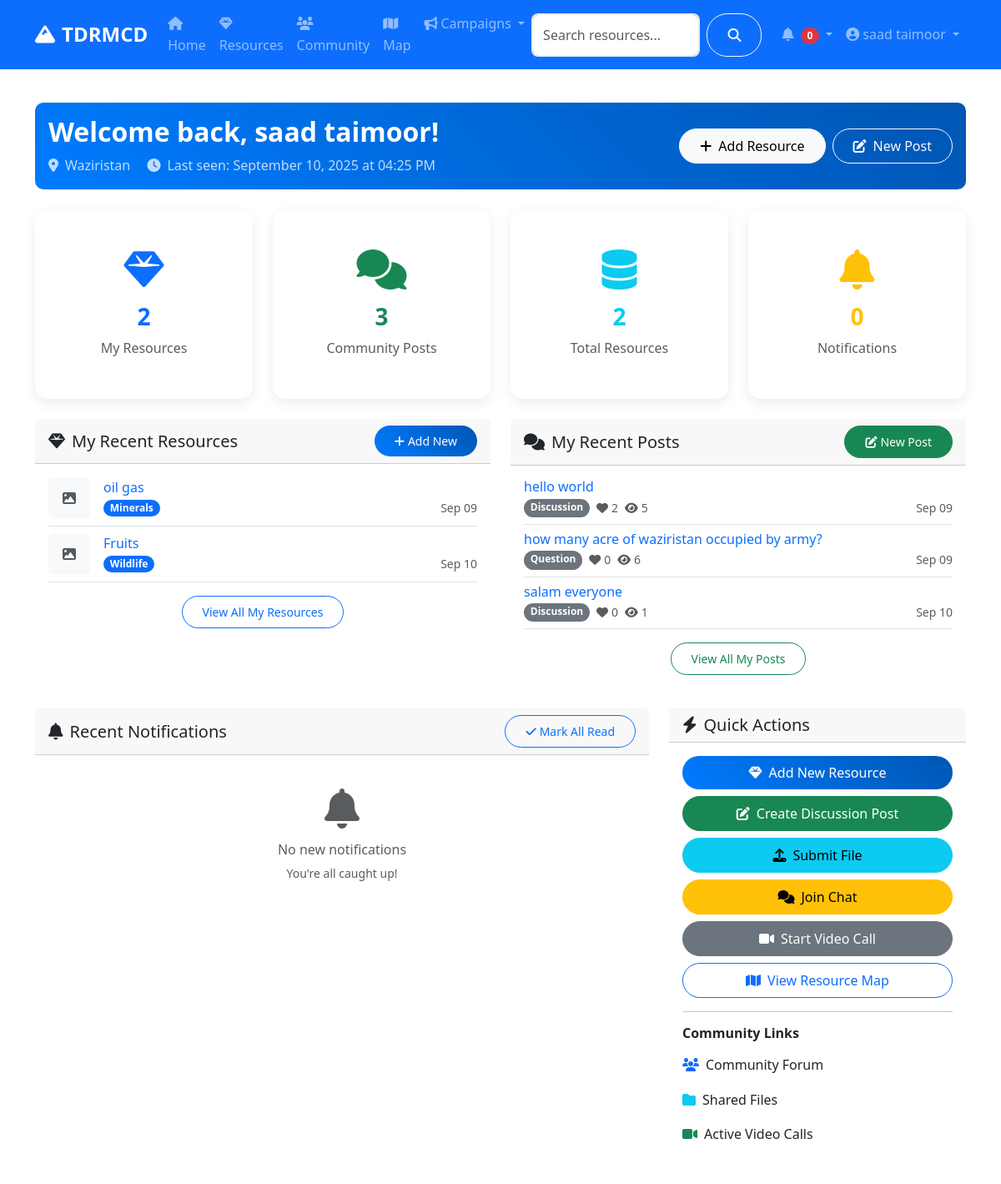
/dashboard (signed in, upper part), run on an earlier commit of the app's database.
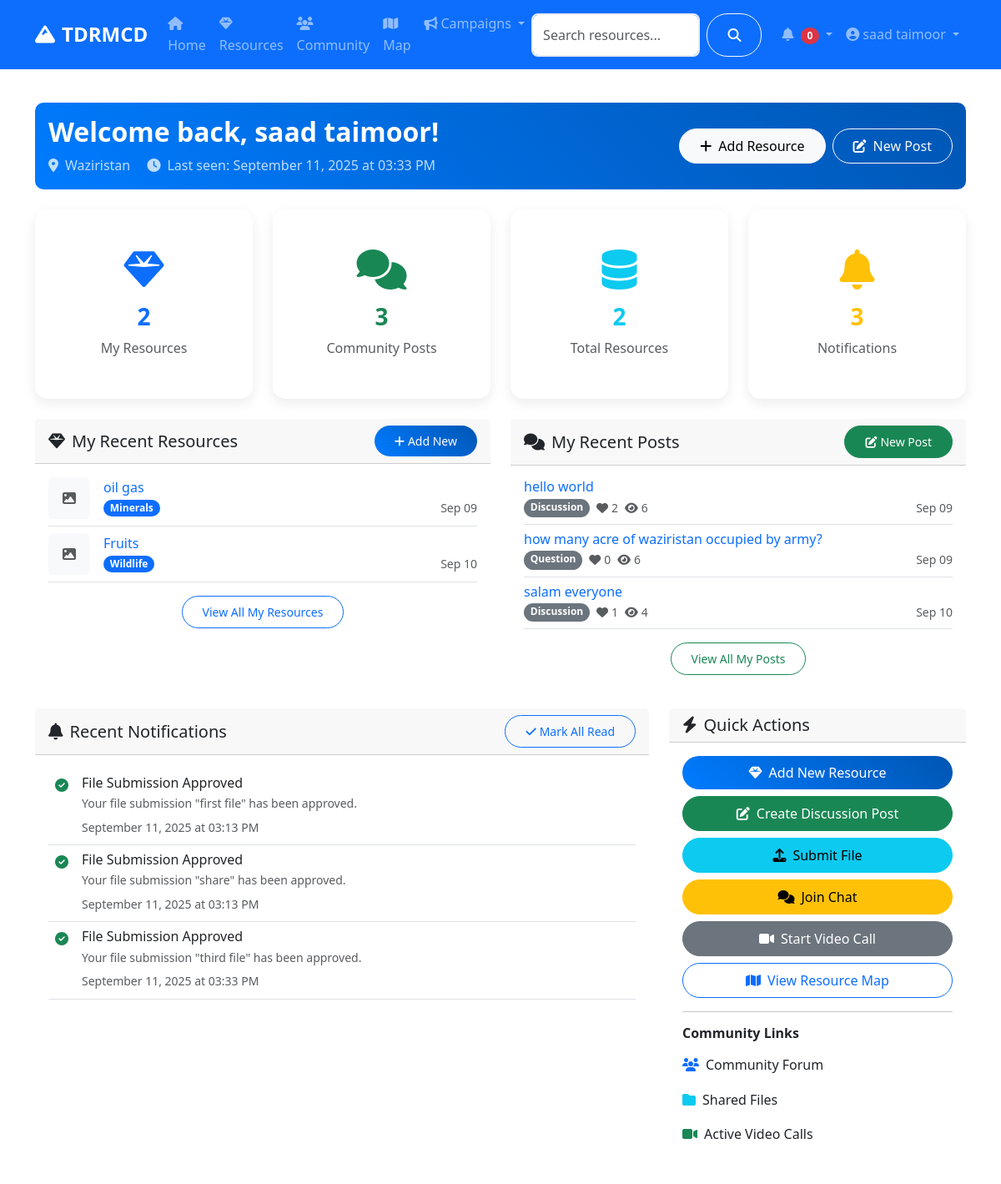
And on a later commit of the database.
### models.py (models this page shows, shortened)
class User(UserMixin, db.Model):
    id = db.Column(db.Integer, primary_key=True)
    username = db.Column(db.String(80), unique=True, nullable=False)
    email = db.Column(db.String(120), unique=True, nullable=False)
    password_hash = db.Column(db.String(120), nullable=False)
    first_name = db.Column(db.String(50), nullable=False)
    last_name = db.Column(db.String(50), nullable=False)
    role = db.Column(db.String(20), default='user')  # user, admin, researcher
    location = db.Column(db.String(100))
    bio = db.Column(db.Text)
    avatar = db.Column(db.String(200), default='default.jpg')
    is_active = db.Column(db.Boolean, default=True)
    created_at = db.Column(db.DateTime, default=datetime.utcnow)
    last_seen = db.Column(db.DateTime, default=datetime.utcnow)
    resources = db.relationship('Resource', backref='author', lazy='dynamic')
    posts = db.relationship('CommunityPost', backref='author', lazy='dynamic')
    chat_messages = db.relationship('ChatMessage', backref='sender', lazy='dynamic')
    file_submissions = db.relationship(
        'FileSubmission',
        foreign_keys='FileSubmission.submitter_id',
        backref='submitter',
        lazy='dynamic'
    )
    reviewed_submissions = db.relationship(
        'FileSubmission',
        foreign_keys='FileSubmission.reviewed_by',
        backref='reviewer_user',
        lazy='dynamic'
    )
    notifications = db.relationship('Notification', backref='user', lazy='dynamic')
    def get_full_name(self):
        return f"{self.first_name} {self.last_name}"
    def is_admin(self):
        return self.role == 'admin'

class Resource(db.Model):
    id = db.Column(db.Integer, primary_key=True)
    title = db.Column(db.String(200), nullable=False)
    description = db.Column(db.Text, nullable=False)
    category = db.Column(db.String(50), nullable=False)  # minerals, agriculture, wildlife, cultural
    subcategory = db.Column(db.String(50))  # gas, copper, coal, wheat, etc.
    location = db.Column(db.String(200))
    latitude = db.Column(db.Float)
    longitude = db.Column(db.Float)
    economic_value = db.Column(db.String(100))
    sustainability_info = db.Column(db.Text)
    image_url = db.Column(db.String(200))
    status = db.Column(db.String(20), default='active')  # active, inactive, under_review
    author_id = db.Column(db.Integer, db.ForeignKey('user.id'), nullable=False)
    created_at = db.Column(db.DateTime, default=datetime.utcnow)
    updated_at = db.Column(db.DateTime, default=datetime.utcnow, onupdate=datetime.utcnow)

class CommunityPost(db.Model):
    id = db.Column(db.Integer, primary_key=True)
    title = db.Column(db.String(200), nullable=False)
    content = db.Column(db.Text, nullable=False)
    category = db.Column(db.String(50), nullable=False)  # discussion, question, announcement
    tags = db.Column(db.String(200))
    image_url = db.Column(db.String(200))
    likes = db.Column(db.Integer, default=0)
    views = db.Column(db.Integer, default=0)
    author_id = db.Column(db.Integer, db.ForeignKey('user.id'), nullable=False)
    created_at = db.Column(db.DateTime, default=datetime.utcnow)
    updated_at = db.Column(db.DateTime, default=datetime.utcnow, onupdate=datetime.utcnow)
    comments = db.relationship('Comment', backref='post', lazy='dynamic', cascade='all, delete-orphan')
    likes_relation = db.relationship('PostLike', backref='post', lazy='dynamic', cascade='all, delete-orphan')

class Notification(db.Model):
    id = db.Column(db.Integer, primary_key=True)
    title = db.Column(db.String(200), nullable=False)
    message = db.Column(db.Text, nullable=False)
    notification_type = db.Column(db.String(50), nullable=False)  # info, warning, success, error
    user_id = db.Column(db.Integer, db.ForeignKey('user.id'), nullable=False)
    is_read = db.Column(db.Boolean, default=False)
    created_at = db.Column(db.DateTime, default=datetime.utcnow)

### routes/main.py (the view)
@main_bp.route('/dashboard')
@login_required
def dashboard():
    user_resources = current_user.resources.limit(5).all()
    user_posts = current_user.posts.limit(5).all()
    notifications = current_user.notifications.filter_by(is_read=False).limit(10).all()
    stats = {
        'total_resources': Resource.query.filter_by(status='active').count(),
        'user_resources': current_user.resources.count(),
        'user_posts': current_user.posts.count(),
        'unread_notifications': current_user.notifications.filter_by(is_read=False).count()
    }
    return render_template('main/dashboard.html',
                         user_resources=user_resources,
                         user_posts=user_posts,
                         notifications=notifications,
                         stats=stats)

### app.py (called while the page is built)
@login_manager.user_loader
def load_user(user_id):
    return User.query.get(int(user_id))

### templates/main/dashboard.html (shortened to what the changed rows need)
{% extends "base.html" %}
{% block content %}
<div class="container py-4">
    <div class="row">
        <div class="col-12 mb-4">
            <div class="card bg-gradient-primary text-white">
                <div class="card-body">
                    <div class="row align-items-center">
                        <div class="col-md-8">
                            <h2 class="fw-bold mb-2">Welcome back, {{ current_user.get_full_name() }}!</h2>
                            <p class="mb-0 opacity-75">
                                {% if current_user.location %}
                                    <i class="fas fa-map-marker-alt me-2"></i>{{ current_user.location }}
                                {% endif %}
                                <span class="ms-3">
                                    <i class="fas fa-clock me-2"></i>Last seen: {{ current_user.last_seen.strftime('%B %d, %Y at %I:%M %p') }}
                                </span>
                            </p>
                        </div>
                    </div>
                </div>
            </div>
        </div>
        <div class="col-lg-3 col-md-6 mb-4">
            <div class="card stat-card text-center">
                <div class="card-body">
                    <i class="fas fa-bell fa-3x text-warning mb-3"></i>
                    <h3 class="fw-bold text-warning">{{ stats.unread_notifications }}</h3>
                    <p class="text-muted mb-0">Notifications</p>
                </div>
            </div>
        </div>
    </div>
    <div class="row">
        <div class="col-lg-6 mb-4">
            <div class="card">
                <div class="card-body">
                    {% if user_resources %}
                        {% for resource in user_resources %}
                        <div class="d-flex align-items-center border-bottom pb-2 mb-2">
                            <div class="flex-shrink-0 me-3">
                                {% if resource.image_url %}
                                <img src="{{ url_for('static', filename='uploads/' + resource.image_url) }}"
                                     alt="{{ resource.title }}" class="rounded" style="width: 50px; height: 50px; object-fit: cover;">
                                {% else %}
                                <div class="bg-light rounded d-flex align-items-center justify-content-center" style="width: 50px; height: 50px;">
                                    <i class="fas fa-image text-muted"></i>
                                </div>
                                {% endif %}
                            </div>
                            <div class="flex-grow-1">
                                <h6 class="mb-1">
                                    <a href="{{ url_for('resources.detail', id=resource.id) }}" class="text-decoration-none">
                                        {{ resource.title }}
                                    </a>
                                </h6>
                                <div class="d-flex justify-content-between align-items-center">
                                    <span class="badge bg-primary">{{ resource.category.title() }}</span>
                                    <small class="text-muted">{{ resource.created_at.strftime('%b %d') }}</small>
                                </div>
                            </div>
                        </div>
                        {% endfor %}
                    {% endif %}
                </div>
            </div>
        </div>
        <div class="col-lg-6 mb-4">
            <div class="card">
                <div class="card-body">
                    {% if user_posts %}
                        {% for post in user_posts %}
                        <div class="border-bottom pb-2 mb-2">
                            <h6 class="mb-1">
                                <a href="{{ url_for('community.post_detail', id=post.id) }}" class="text-decoration-none">
                                    {{ post.title }}
                                </a>
                            </h6>
                            <div class="d-flex justify-content-between align-items-center">
                                <div class="d-flex gap-2">
                                    <span class="badge bg-secondary">{{ post.category.title() }}</span>
                                    <small class="text-muted">
                                        <i class="fas fa-heart me-1"></i>{{ post.likes }}
                                    </small>
                                    <small class="text-muted">
                                        <i class="fas fa-eye me-1"></i>{{ post.views }}
                                    </small>
                                </div>
                                <small class="text-muted">{{ post.created_at.strftime('%b %d') }}</small>
                            </div>
                        </div>
                        {% endfor %}
                    {% endif %}
                </div>
            </div>
        </div>
    </div>
    <div class="row">
        <div class="col-lg-8 mb-4">
            <div class="card">
                <div class="card-body">
                    {% if notifications %}
                        <div class="notifications-list">
                            {% for notification in notifications %}
                            <div class="notification-item d-flex align-items-start p-2 border-bottom"
                                 data-notification-id="{{ notification.id }}">
                                <div class="flex-shrink-0 me-3">
                                    <i class="fas fa-{{ 'check-circle' if notification.notification_type == 'success' else 'info-circle' if notification.notification_type == 'info' else 'exclamation-triangle' if notification.notification_type == 'warning' else 'exclamation-circle' }}
                                       text-{{ 'success' if notification.notification_type == 'success' else 'info' if notification.notification_type == 'info' else 'warning' if notification.notification_type == 'warning' else 'danger' }}"></i>
                                </div>
                                <div class="flex-grow-1">
                                    <h6 class="mb-1">{{ notification.title }}</h6>
                                    <p class="mb-1 text-muted small">{{ notification.message }}</p>
                                    <small class="text-muted">{{ notification.created_at.strftime('%B %d, %Y at %I:%M %p') }}</small>
                                </div>
                            </div>
                            {% endfor %}
                        </div>
                    {% else %}
                    <div class="text-center py-4">
                        <i class="fas fa-bell fa-3x text-muted mb-3"></i>
                        <h6 class="text-muted">No new notifications</h6>
                        <p class="text-muted small">You're all caught up!</p>
                    </div>
                    {% endif %}
                </div>
            </div>
        </div>
    </div>
</div>
{% endblock %}

### templates/base.html (shortened to what this page needs)
<!DOCTYPE html>
<html lang="en">
<head>
    <link href="https://cdn.jsdelivr.net/npm/bootstrap@5.3.0/dist/css/bootstrap.min.css" rel="stylesheet">
    <link rel="stylesheet" href="https://cdnjs.cloudflare.com/ajax/libs/font-awesome/6.4.0/css/all.min.css">
    <link rel="stylesheet" href="https://unpkg.com/leaflet@1.9.4/dist/leaflet.css">
    <link rel="stylesheet" href="{{ url_for('static', filename='css/style.css') }}">
</head>
<body>
    <nav class="navbar navbar-expand-lg navbar-dark bg-primary sticky-top">
        <div class="container">
            <a class="navbar-brand fw-bold" href="{{ url_for('main.index') }}">
                <i class="fas fa-mountain me-2"></i>TDRMCD
            </a>
            <div class="collapse navbar-collapse" id="navbarNav">
                <ul class="navbar-nav me-auto">
                    <li class="nav-item">
                        <a class="nav-link" href="{{ url_for('main.index') }}">
                            <i class="fas fa-home me-1"></i>Home
                        </a>
                    </li>
                    <li class="nav-item">
                        <a class="nav-link" href="{{ url_for('resources.index') }}">
                            <i class="fas fa-gem me-1"></i>Resources
                        </a>
                    </li>
                    <li class="nav-item">
                        <a class="nav-link" href="{{ url_for('community.index') }}">
                            <i class="fas fa-users me-1"></i>Community
                        </a>
                    </li>
                    <li class="nav-item">
                        <a class="nav-link" href="{{ url_for('main.map_view') }}">
                            <i class="fas fa-map me-1"></i>Map
                        </a>
                    </li>
                    <li class="nav-item dropdown">
                        <a class="nav-link dropdown-toggle" href="#" role="button" data-bs-toggle="dropdown">
                            <i class="fas fa-bullhorn me-1"></i>Campaigns
                        </a>
                    </li>
                </ul>
                <form class="d-flex me-3" action="{{ url_for('main.search') }}" method="GET">
                    <input class="form-control me-2" type="search" name="q" placeholder="Search resources..." value="{{ request.args.get('q', '') }}">
                    <button class="btn btn-outline-light" type="submit">
                        <i class="fas fa-search"></i>
                    </button>
                </form>
                <ul class="navbar-nav">
                    {% if current_user.is_authenticated %}
                        <li class="nav-item dropdown">
                            <a class="nav-link dropdown-toggle" href="#" role="button" data-bs-toggle="dropdown">
                                <i class="fas fa-bell me-1"></i>
                                <span id="notification-count" class="badge bg-danger">0</span>
                            </a>
                        </li>
                        <li class="nav-item dropdown">
                            <a class="nav-link dropdown-toggle" href="#" role="button" data-bs-toggle="dropdown">
                                <i class="fas fa-user-circle me-1"></i>{{ current_user.get_full_name() }}
                            </a>
                        </li>
                    {% endif %}
                </ul>
            </div>
        </div>
    </nav>
    <main>
        {% block content %}{% endblock %}
    </main>
</body>
</html>

What changed in the data, as far as the page shows it:
changed User "saad taimoor": last_seen "September 10, 2025 at 04:25 PM" → "September 11, 2025 at 03:33 PM"
changed CommunityPost "hello world": views "5" → "6"
changed CommunityPost "salam everyone": likes "0" → "1"; views "1" → "4"
added Notification: title "File Submission Approved", message "Your file submission \"first file\" has been approved.", created_at "September 11, 2025 at 03:13 PM"
added Notification: title "File Submission Approved", message "Your file submission \"share\" has been approved.", created_at "September 11, 2025 at 03:13 PM"
added Notification: title "File Submission Approved", message "Your file submission \"third file\" has been approved.", created_at "September 11, 2025 at 03:33 PM"
Also different on the page:
{{ stats.unread_notifications }}: "0" → "3"
text no longer shown: "No new notifications You're all caught up!"
